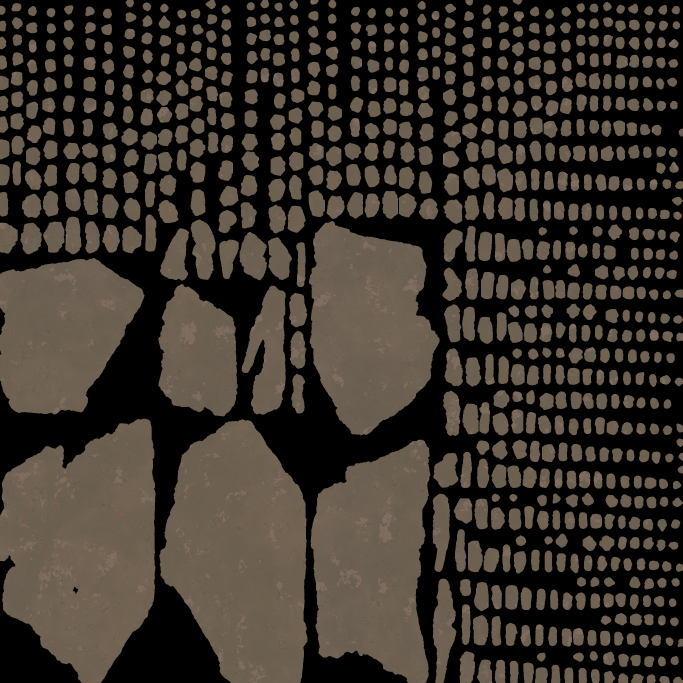
#> input picture art/plain-rock/rock_colour.png, 2048 x 2048 px, found by its file name (shown at 1/3 size)
$ python make_stone_rock.py
#> lines starting #> are read from the running program, lines starting #| are printed output that depends on the picture; after the words box and inside, x2 and y2 are one past the last pixel; in counts of white or black regions, pixels touching at a corner belong together
### art/mining-pack/seamless.py
"""Shared by the Mining pack's ground scripts (make_cave_rock.py, make_riverbed.py): a square from inside one island of a
4K rock atlas (clear of the islands' stretched padding), resized and blended with its half-offset copy where its edges
meet so it tiles exactly."""
import numpy as np
from PIL import Image

atlases = 'unity/Assets/REAL_DEDICATED/MiningTools_Ore_Ingots/Textures'


# [5 lines left out: function load, not called in this run]


def weight(size, fade):
    """1 in the middle of the tile, falling to 0 within `fade` (a share of the tile) of its edges, so the half-offset copy
    covers them."""
    t = np.linspace(0, 1, size, endpoint=False) + .5 / size
    edge = np.clip(np.minimum(t, 1 - t) / fade, 0, 1)
    edge = edge * edge * (3 - 2 * edge)
    return np.minimum.outer(edge, edge)


def tileable(image, w):
    """The image over its half-offset copy by w, rescaled about the mean by 1 / sqrt(w^2 + (1 - w)^2) so the cross keeps
    the image's contrast (variance-preserving blending)."""
    size = image.shape[0]
    shifted = np.roll(np.roll(image, size // 2, axis=0), size // 2, axis=1)
    w3 = w[..., None] if image.ndim == 3 else w
    blend = image * w3 + shifted * (1 - w3)
    mean = image.mean(axis=(0, 1))
    scale = 1 / np.sqrt(w * w + (1 - w) ** 2)
    return mean + (blend - mean) * (scale[..., None] if image.ndim == 3 else scale)


# [8 lines left out: function save, not called in this run]

### art/plain-rock/make_stone_rock.py
"""Writes the plain rock's maps (user, 2026-10-08: four new shapes from the asset packs, "not the poop like form", keeping
the rock's colours and texture): the Mountains pack's Stone1b-4b shapes wear the old rock's own colour map, cut as a
seamless tile, with the stones' own relief and occlusion.
- StoneRock_Albedo.png: the largest square fully inside one island of rock_colour.png (the retired Blender rock's colour
  map, already graded warm grey-brown by its grade_colour.py), blended with its half-offset copy where its edges meet so
  it tiles (art/mining-pack/seamless.py), repeated `repeats` times each way: the stones map their whole surface once onto
  the texture, and this keeps the old rock's speckles at their own size on a stone of about 40 cm.
- StoneRock_Normal.png, StoneRock_Mask.png: the stones' own normal map and occlusion (the pack mask's G), at find size.
1024 px each (a find a metre away needs no more), into Content/BuriedProps/Stones. Run from the repository root (needs
Pillow and numpy) after reimporting the Mountains pack."""
import sys
from pathlib import Path

import numpy as np
from PIL import Image

sys.path.append(str(Path(__file__).resolve().parent.parent / 'mining-pack'))
from seamless import tileable, weight  # noqa: E402

colour_source = Path('art/plain-rock/rock_colour.png')
stones = Path('unity/Assets/BK/PureNature_Mountains/Models/Rocks/Textures')
target = Path('unity/Assets/Content/BuriedProps/Stones')
size, fade, repeats = 1024, .18, 3


def largest_square(covered):
    """(row, column, side) of the largest square of covered texels (dynamic programming over the mask)."""
    h, w = covered.shape
    best = (0, 0, 0)
    run = np.zeros(w + 1, dtype=np.int32)
    for i in range(h):
        row = np.zeros(w + 1, dtype=np.int32)
        for j in range(w):
            if covered[i, j]:
                row[j + 1] = 1 + min(run[j], run[j + 1], row[j])
                if row[j + 1] > best[2]:
                    best = (i - row[j + 1] + 1, j - row[j + 1] + 1, row[j + 1])
        run = row
    return best


rock = Image.open(colour_source).convert('RGB')
#> rock is the input picture: PIL image 2048x2048 RGB; mean R, G, B 57.5, 50.7, 42.8
small = rock.reduce(4)
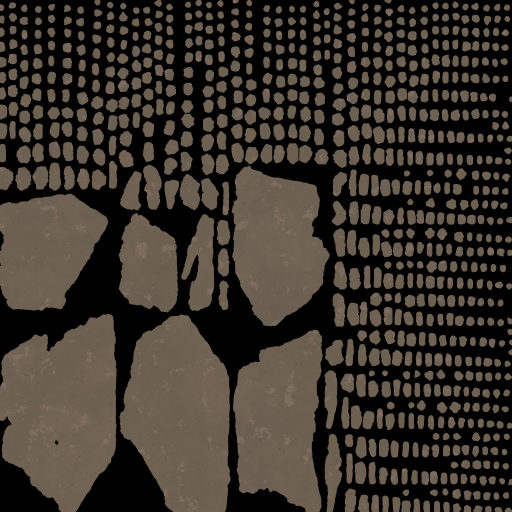
#> small: PIL image 512x512 RGB; mean R, G, B 57.5, 50.7, 42.9
covered = np.asarray(small, dtype=np.float64).sum(-1) > 15 * 3
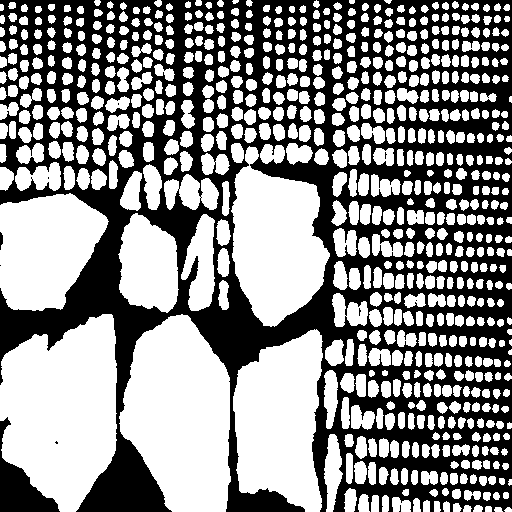
#> covered: shape (512, 512) bool; 55.7% white; 12 black regions (9 under 20 px), largest, box (x1, y1, x2, y2) and area: (0, 0, 512, 512) 114096, (0, 417, 60, 512) 2029, (0, 232, 3, 250) 39
i, j, side = largest_square(covered)
#> i = 351; j = 11; side = 90
# Back to full size, a few texels inside the island's edge.
i, j, side = i * 4 + 6, j * 4 + 6, side * 4 - 12
#> i = 1410; j = 50; side = 348
tile = -(-size // repeats)
crop = rock.crop((j, i, j + side, i + side)).resize((tile, tile), Image.LANCZOS)
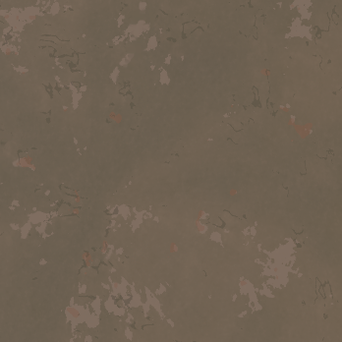
#> crop: PIL image 342x342 RGB; mean R, G, B 111.6, 98, 82.5
colour = tileable(np.asarray(crop, dtype=np.float64) / 255, weight(tile, fade))
#> in tileable, `w3 = w[..., None] if image.ndim == 3 else w`:
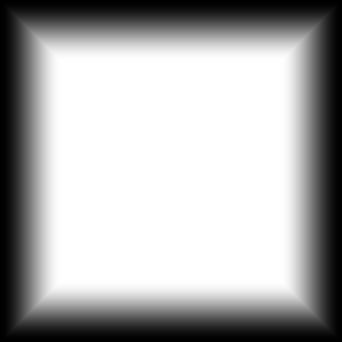
#> w3: shape (342, 342, 1) float64; min 0.000197, max 1, mean 0.679
#> in tileable, `mean = image.mean(axis=(0, 1))`: mean = [0.437, 0.384, 0.324]
#> in tileable, `scale = 1 / np.sqrt(w * w + (1 - w) ** 2)`:
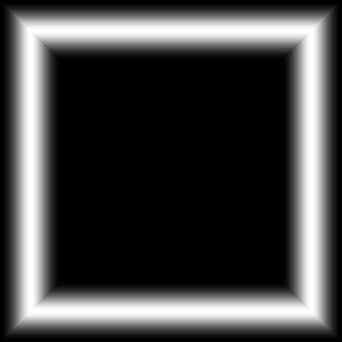
#> scale: shape (342, 342) float64; min 1, max 1.41, mean 1.11; drawn with min black and max white
colour = np.tile(colour, (repeats, repeats, 1))
target.mkdir(parents=True, exist_ok=True)
Image.fromarray(np.uint8(np.clip(colour, 0, 1) * 255 + .5)).resize((size, size), Image.LANCZOS).save(target / 'StoneRock_Albedo.png')
#> (the run stopped early here; a loop or call above may not have finished)
